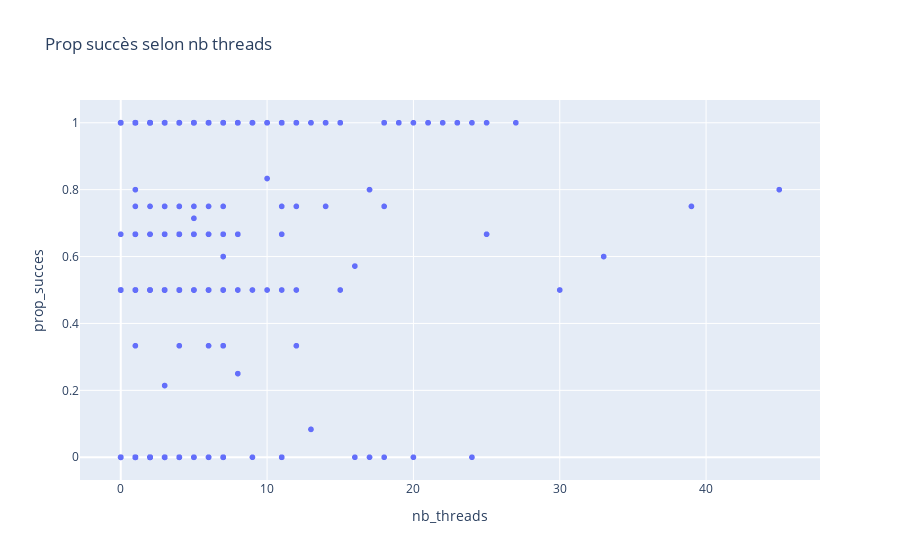

Notebook code cell kept with this figure:
### Code cell
fig = px.scatter(data_by_user, 
             x="nb_threads", 
             y="prop_succes", 
             hover_name = "user",
             title="Prop succès selon nb threads")
fig.show()

### Figure 1 — Plotly figure (JSON) as saved in the notebook; plotly's stock layout.template omitted (floating-point values rounded to 4 significant figures; data arrays with more than 128 entries replaced by an {"elided": "..."} marker saying what was removed)
{"data": [{"hovertemplate": "<b>%{hovertext}</b><br><br>nb_threads=%{x}<br>prop_succes=%{y}<extra></extra>", "hovertext": {"elided": "4329 str values"}, "legendgroup": "", "marker": {"color": "#636efa", "symbol": "circle"}, "mode": "markers", "name": "", "showlegend": false, "type": "scattergl", "x": {"elided": "4329 int values"}, "xaxis": "x", "y": {"elided": "4329 float values"}, "yaxis": "y"}], "layout": {"legend": {"tracegroupgap": 0}, "title": {"text": "Prop succès selon nb threads"}, "xaxis": {"anchor": "y", "domain": [0, 1], "title": {"text": "nb_threads"}}, "yaxis": {"anchor": "x", "domain": [0, 1], "title": {"text": "prop_succes"}}}}
